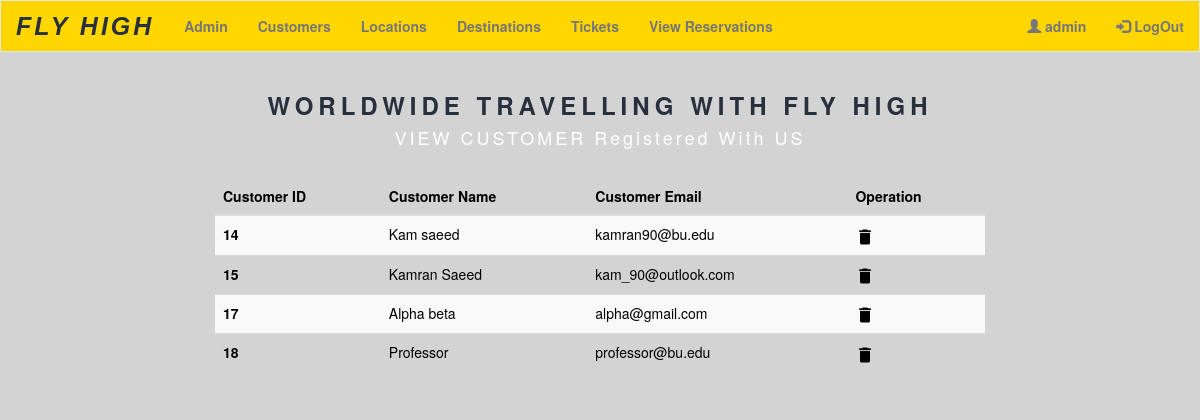
The app's page /admin/ViewCustomers.php (signed in) with its own data.
### tables this page shows
CREATE TABLE `register` (
  `Register_ID` int(11) NOT NULL,
  `User_Name` varchar(30) NOT NULL,
  `Password` varchar(60) DEFAULT NULL,
  `Email` varchar(40) DEFAULT NULL
);

### admin/ViewCustomers.php (the view, shortened to what this page needs)
<?php
require_once('../database.php');
$admin_email=$_SESSION['email'];
$queryCustomers = 'SELECT * FROM register where Email <>:admin
                           ORDER BY Register_ID';
$statement2 = $db->prepare($queryCustomers);
$statement2->bindParam(':admin',$admin_email);
$statement2->execute();
$customers = $statement2->fetchAll();
?>
<!DOCTYPE html>
<html lang="en">
<head>
  <link rel="stylesheet" href="https://maxcdn.bootstrapcdn.com/bootstrap/3.3.7/css/bootstrap.min.css">
  <link rel="stylesheet" type="text/css" href="../css/style1.css" />
</head>
<body>
 <?php
 include("adminheader.php");
?>
<div class="col-sm-12 container-fluid top">
    <br>
        <h3 class="screen-logo">WORLDWIDE TRAVELLING WITH FLY HIGH</h3>
        <H4 class="screen-mission">VIEW CUSTOMER Registered With US</H4>
    <br>
</div>
<div class="col-sm-2 container-fluid top"> </div>
<div class="col-sm-8 container-fluid top">
<table class="table table-striped table-inverse" style="color: black">
  <thead>
    <tr>
      <th>Customer ID</th>
      <th>Customer Name</th>
      <th>Customer Email</th>
      <th>Operation</th>
    </tr>
  </thead>
  <tbody>
  <?php foreach ($customers as $customer) : ?>
    <tr>
      <th scope="row"><?php echo $customer['Register_ID']; ?></th>
      <td><?php echo ucfirst($customer['User_Name']); ?></td>
      <td><?php echo $customer['Email']; ?></td>
      <td><a href="deleteCustomer.php?delete_id=<?php echo $customer['Register_ID']; ?>"><img src="../images/del.png" onclick="return confirm('Are you sure to delete the Customer Record !'); " class="responsive delImage"></a></td>
    </tr>
    <?php endforeach; ?>
  </tbody>
</table>
</div>
</body>
</html>

### css/style1.css (style rules this page uses)
.screen-logo { color: #28303d; font-weight: bold; text-align: center; letter-spacing: 5px; }
.screen-mission { color: white; text-align: center; letter-spacing: 3px; }
body { background-color: #D3D3D3; }

### admin/ViewCustomers.php (style rules this page uses)
.delImage { width:20px; height: 20px; }

### records on screen
register: Register_ID "14", User_Name "Kam saeed", Email "kamran90@bu.edu"
register: Register_ID "15", User_Name "Kamran Saeed", Email "kam_90@outlook.com"
register: Register_ID "17", User_Name "Alpha beta", Email "alpha@gmail.com"
register: Register_ID "18", User_Name "Professor", Email "professor@bu.edu"

### other values on screen
$_SESSION['user_name'] "admin"
